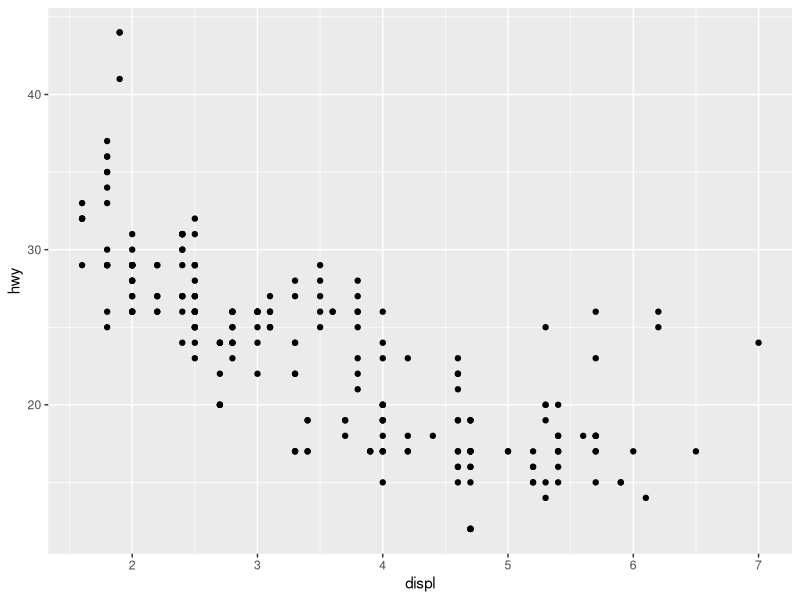
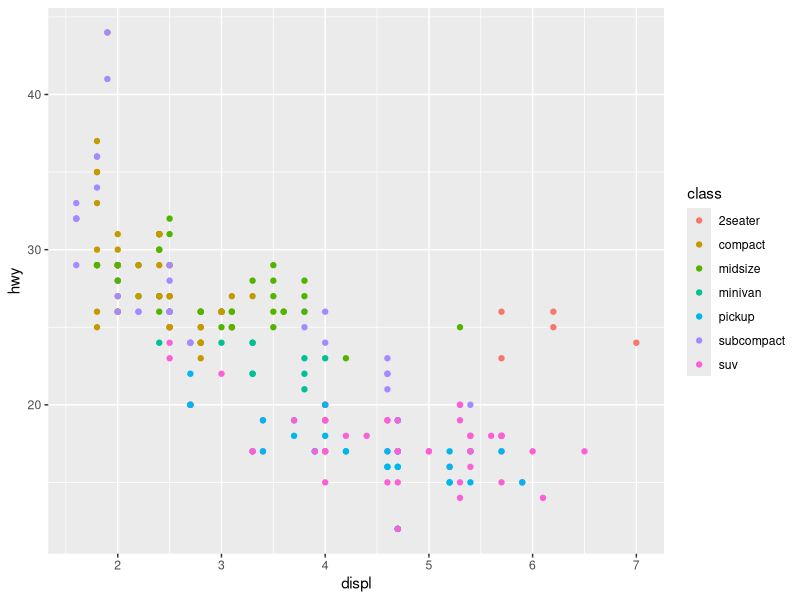
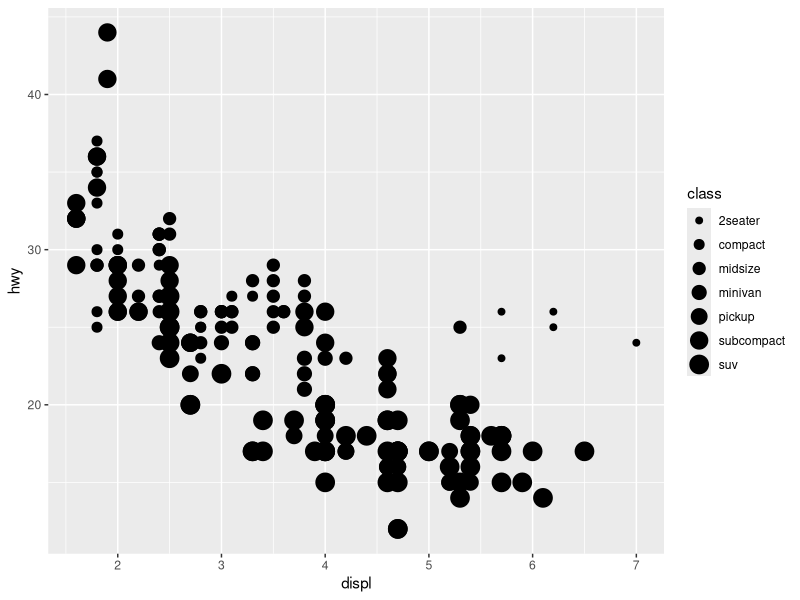
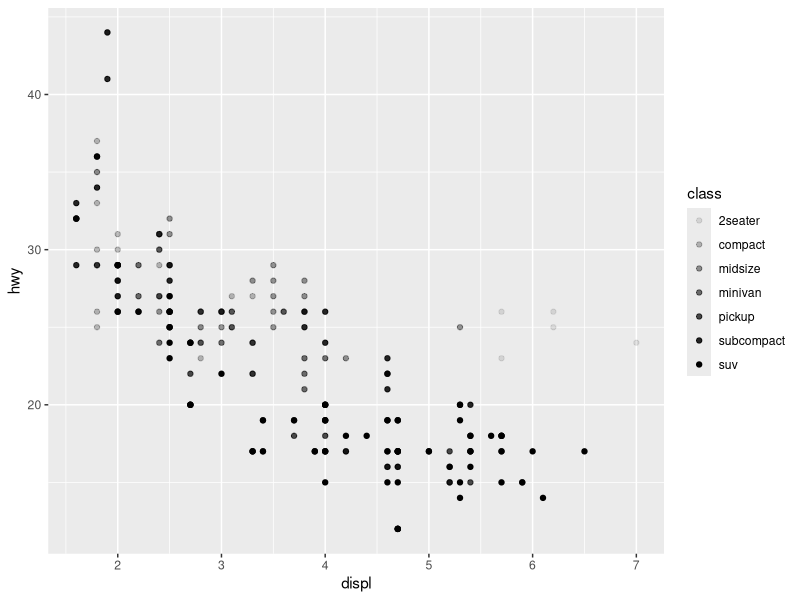
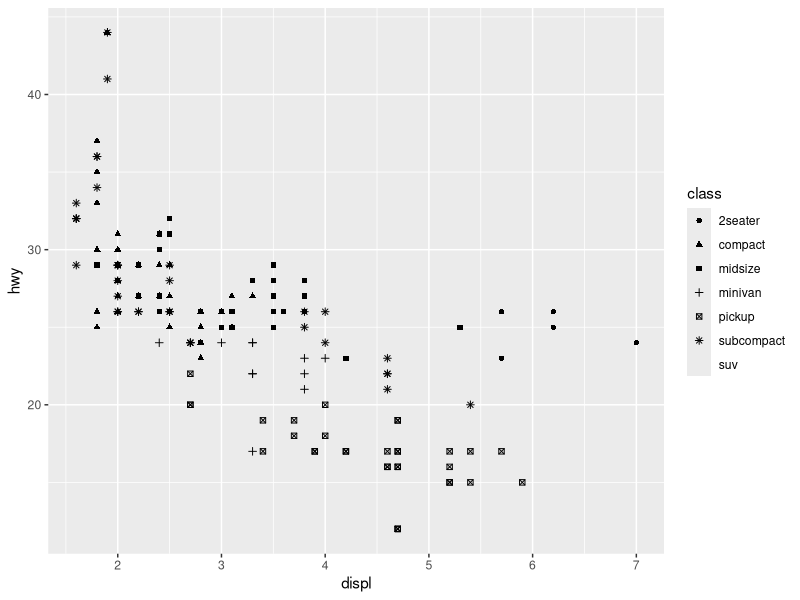
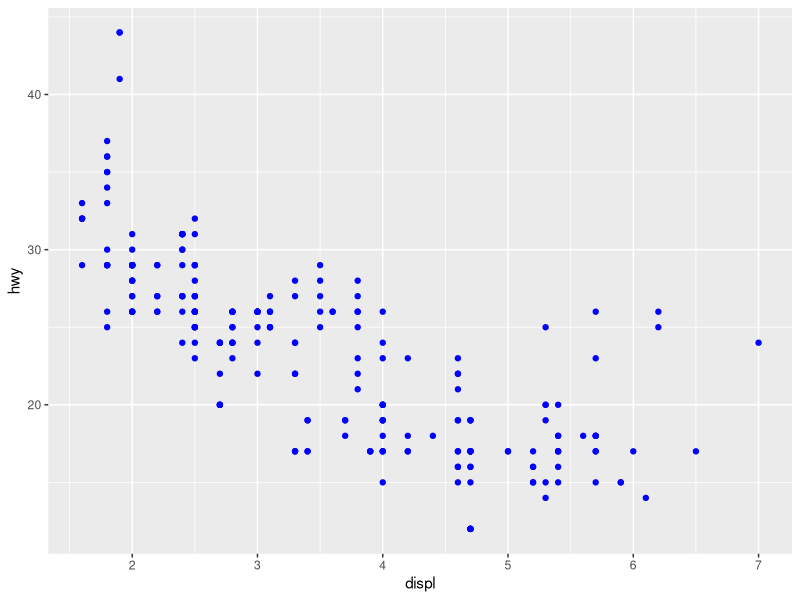
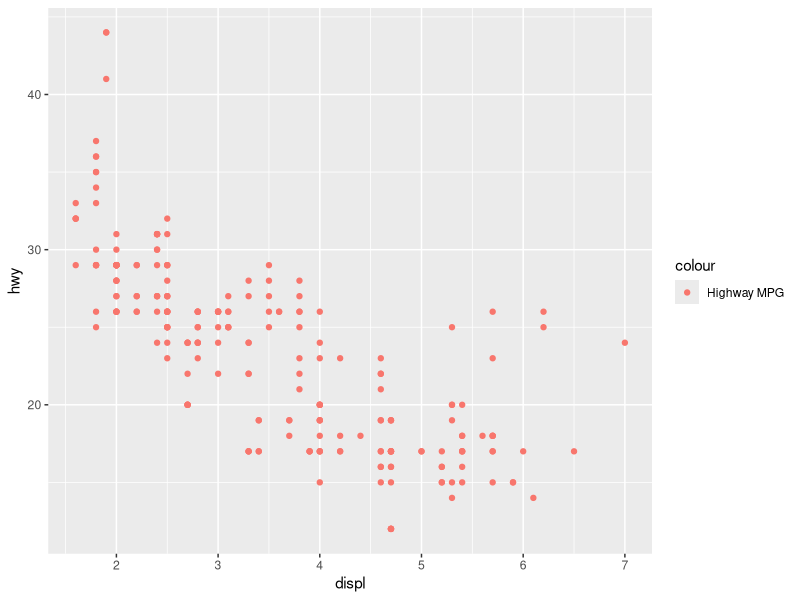
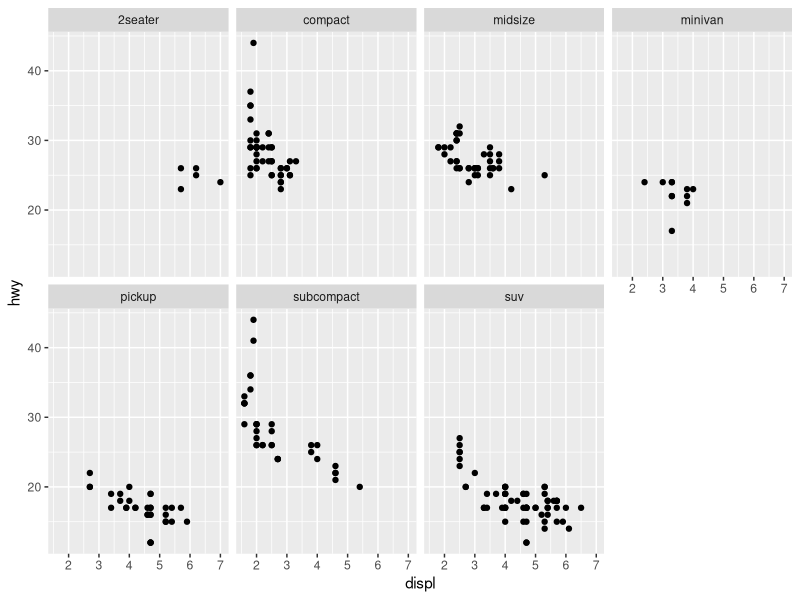

Here is the R script that generated these plots, in order: (Note: this script raises an error after producing the figures.)
## Basics of R
# Data visualization with ggplot2
rm(list = ls())
#install.packages("tidyverse")
library(tidyverse)
ggplot(data = mpg) +
  geom_point(mapping = aes(x = displ, y = hwy))
ggplot(data = mpg) +
  geom_point(mapping = aes(x = displ, y = hwy, color = class))
ggplot(data = mpg) +
  geom_point(mapping = aes(x = displ, y = hwy, size = class))
ggplot(data = mpg) +
  geom_point(mapping = aes(x = displ, y = hwy, alpha = class))
ggplot(data = mpg) +
  geom_point(mapping = aes(x = displ, y = hwy, shape = class))
ggplot(data = mpg) +
  geom_point(mapping = aes(x = displ, y = hwy), color = "blue")
ggplot(data = mpg) +
  geom_point(
    mapping = aes(x = displ, y = hwy, color = "Highway MPG")
    )

# Facets
ggplot(data = mpg) +
  geom_point(mapping = aes(x = displ, y = hwy)) +
  facet_wrap(~ class, nrow = 2)
ggplot(data = mpg) +
  geom_point(mapping = aes(x = displ, y = hwy)) +
  facet_grid(drv ~ cyl)
ggplot(data = mpg) +
  geom_point(mapping = aes(x = drv, y = cyl))
ggplot(data = mpg) +
  geom_point(mapping = aes(x = displ, y = hwy)) +
  facet_grid(drv ~ .)
ggplot(data = mpg) +
  geom_point(mapping = aes(x = displ, y = hwy)) +
  facet_grid(. ~ cyl)

#Geometric objects
ggplot(data = mpg) +
  geom_point(mapping = aes(x = displ, y = hwy))
ggplot(data = mpg) +
  geom_smooth(mapping = aes(x = displ, y = hwy), method = "loess")
ggplot(data = mpg) +
  geom_smooth(mapping = aes(x = displ, y = hwy, linetype = drv), method="loess")

ggplot(data = mpg) +
  geom_smooth(mapping = aes(x = displ, y = hwy))
ggplot(data = mpg) +
  geom_smooth(mapping = aes(x = displ, y = hwy, group = drv))
ggplot(data = mpg) +
  geom_smooth(
    mapping = aes(x = displ, y = hwy, color = drv),
    show.legend = FALSE
  )

ggplot(data = mpg) +
  geom_point(mapping = aes(x = displ, y = hwy)) +
  geom_smooth(mapping = aes(x = displ, y = hwy))

ggplot(data = mpg, mapping = aes(x = displ, y = hwy)) +
  geom_point() +
  geom_smooth(,method="loess")

ggplot(data = mpg, mapping = aes(x = displ, y = hwy)) +
  geom_point(mapping = aes(color = class)) +
  geom_smooth()

ggplot(data = mpg, mapping = aes(x = displ, y = hwy)) +
  geom_point(mapping = aes(color = class)) +
  geom_smooth(
    data = filter(mpg, class == "subcompact"), #smoothing only for subcompact
    se = TRUE
  )
#same graph, alternative commands
#(1)
ggplot(data = mpg, mapping = aes(x = displ, y = hwy)) +
  geom_point() +
  geom_smooth()
#(2)
ggplot() +
  geom_point(
    data = mpg,
    mapping = aes(x = displ, y = hwy)
  ) +
  geom_smooth(
    data = mpg,
    mapping = aes(x = displ, y = hwy)
  )

################################# Bar charts
ggplot(data = diamonds) +
  geom_bar(mapping = aes(x = cut), color=cut)
#create data
demo <- tribble(
  ~a, ~b,
  "bar_1", 20,
  "bar_2", 30,
  "bar_3", 40
)
demo
ggplot(data = demo) +
  geom_bar(
    mapping = aes(x = a, y = b), stat = "identity"
  )
#diamonds data
head(diamonds)
ggplot(data = diamonds) +
  geom_bar(
    mapping = aes(x = cut, y = ..prop..) #proportion of y
  )
ggplot(data = diamonds) +
  geom_bar(
    mapping = aes(x = cut, y = ..prop.., group=1) #proportion of y
  )
ggplot(data = diamonds) +
  stat_summary(
    mapping = aes(x = cut, y = depth),
    fun.ymin = min,
    fun.ymax = max,
    fun.y = median
  )
ggplot(data = diamonds) +
  geom_bar(mapping = aes(x = cut, color = cut))
ggplot(data = diamonds) +
  geom_bar(mapping = aes(x = cut, fill = cut))
ggplot(data = diamonds) +
  geom_bar(mapping = aes(x = cut, fill = clarity))

ggplot(
  data = diamonds,
  mapping = aes(x = cut, fill = clarity)
) +
  geom_bar(alpha = 1/5, position = "identity")

ggplot(
  data = diamonds,
  mapping = aes(x = cut, color = clarity)
) +
  geom_bar(fill = NA, position = "identity")

ggplot(data = diamonds) +
  geom_bar(
    mapping = aes(x = cut, fill = clarity),
    position = "fill"
  )

ggplot(data = diamonds) +
  geom_bar(
    mapping = aes(x = cut, fill = clarity),
    position = "dodge"
  )

ggplot(data = mpg, mapping = aes(x = class, y = hwy)) +
  geom_boxplot()
ggplot(data = mpg, mapping = aes(x = class, y = hwy)) +
  geom_boxplot() +
  coord_flip()

bar <- ggplot(data = diamonds) +
  geom_bar(
    mapping = aes(x = cut, fill = cut),
    show.legend = FALSE,
    width = 1
  ) +
  theme(aspect.ratio = 1) +
  labs(x = NULL, y = NULL)
bar + coord_flip()
bar + coord_polar()

us <- map_data("state")
head(us)
ggplot(us, aes(long, lat, group = group)) +
  geom_polygon(fill = "white", color = "black")
ggplot(us, aes(long, lat, group = group)) +
  geom_polygon(fill = "white", color = "black") +
  coord_quickmap()
ggplot(us, aes(long, lat, group = group, fill=region)) +
  geom_polygon(show.legend = FALSE) +
  coord_quickmap()
ggplot(us, aes(long, lat, group = group, fill=group)) +
  geom_polygon(show.legend = FALSE) +
  coord_quickmap()